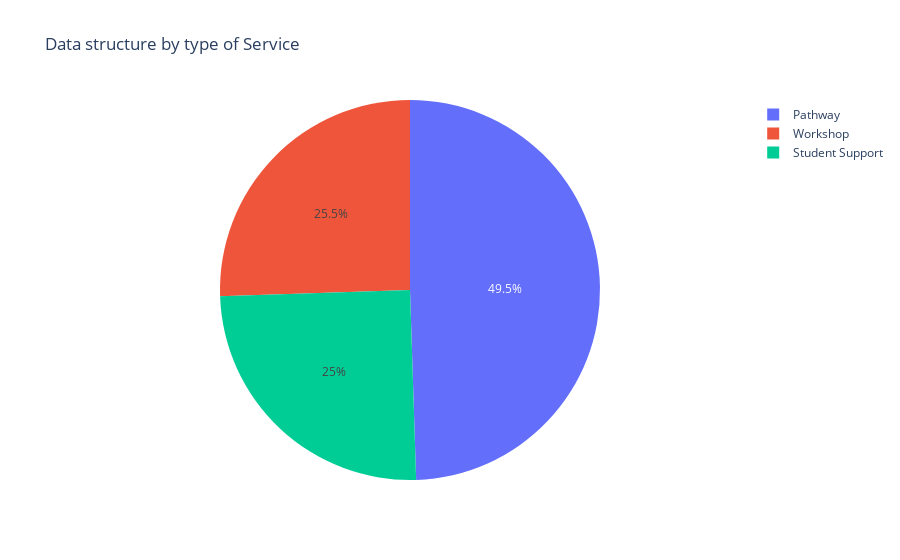

Here is the notebook cell this chart was saved with:
### Code cell
fig = px.pie(pie_df, values='count', names='Category', title='Data structure by type of Service')
fig.show()

### Figure 1 — Plotly figure (JSON) as saved in the notebook; plotly's stock layout.template omitted (floating-point values rounded to 4 significant figures)
{"data": [{"domain": {"x": [0, 1], "y": [0, 1]}, "hovertemplate": "Category=%{label}<br>count=%{value}<extra></extra>", "labels": ["Pathway", "Workshop", "Student Support"], "legendgroup": "", "name": "", "showlegend": true, "type": "pie", "values": [1006, 519, 508]}], "layout": {"legend": {"tracegroupgap": 0}, "title": {"text": "Data structure by type of Service"}}}
